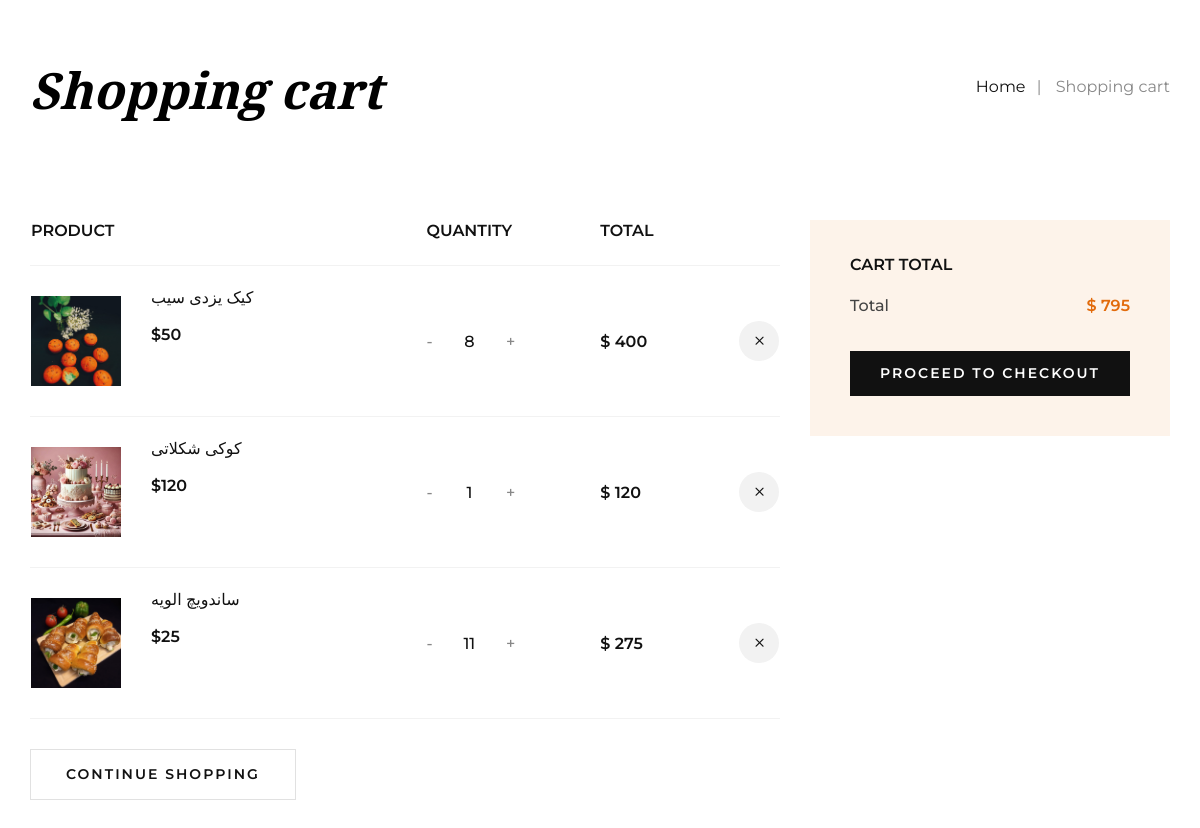
Page /cart-detail (signed in) on the earlier database version.
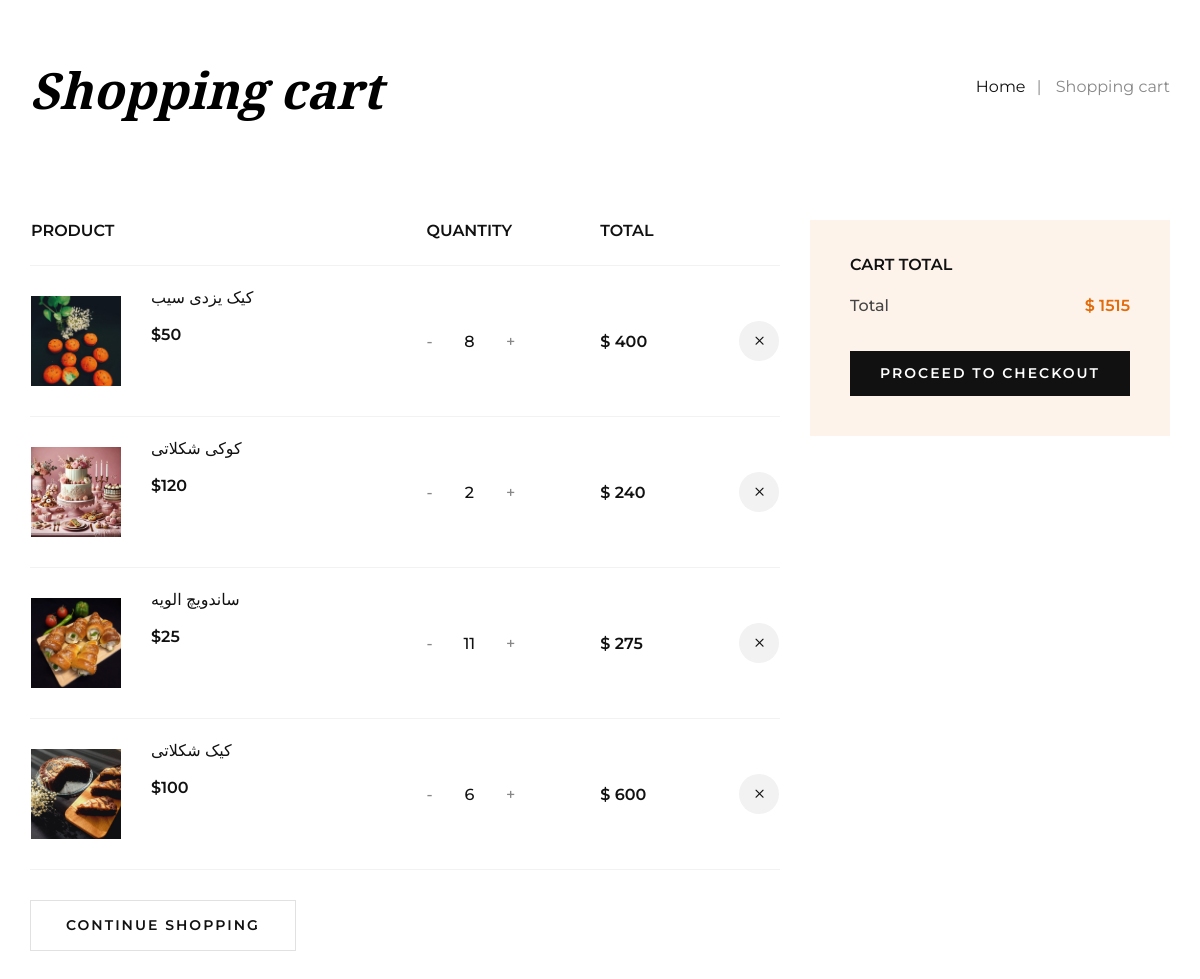
Same page on the later database version.
### order_module/models.py (models this page shows, shortened)
class OrderDetail(models.Model):
    order = models.ForeignKey(Order, on_delete=models.CASCADE)
    product = models.ForeignKey(Product, on_delete=models.CASCADE, verbose_name='محصول')
    final_price = models.IntegerField(null=True, blank=True, verbose_name='قیمت نهایی تکی محصول')
    count = models.IntegerField(verbose_name='تعداد')
    class Meta:
        verbose_name = 'cart shop detail'
        verbose_name_plural = 'cart shop details list'

### product_module/models.py (models this page shows, shortened)
class Product(models.Model):
    category = models.ManyToManyField(productCategory, verbose_name='دیته بندی')
    title = models.CharField(max_length=100, verbose_name='عنوان محصول', db_index=True)
    url_title = models.CharField(max_length=100, verbose_name='عنوان در url', db_index=True)
    price = models.IntegerField(verbose_name='قیمت محصول')
    image = models.ImageField(upload_to='images/products', verbose_name='تصویر اصلی')
    short_description = models.TextField(verbose_name='توضحات کوتاه محصول')
    description = models.TextField(verbose_name='توضیحات محصول')
    is_active = models.BooleanField(default=False, verbose_name='فعال')
    slug = models.SlugField(default="", db_index=True, unique=True, null=False, blank=True, max_length=400,
                            allow_unicode=True, verbose_name='slug')
    is_deleted = models.BooleanField(default=False, verbose_name='حذف')
    number = models.IntegerField(verbose_name='حداقل مقدار خرید', default=1, blank=True, null=True)
    class Meta:
        verbose_name = 'product'
        verbose_name_plural = "product's"

### order_module/views.py (the view)
# urls.py: path('cart-detail', views.cart_view, name='cart_detail'),
@login_required
def cart_view(request):
    current_order, created = Order.objects.prefetch_related('orderdetail_set').get_or_create(is_paid=False,
                                                                                             user=request.user)
    total_price = current_order.calculate_total()
    context = {
        'order': current_order,
        'total_price': total_price,
    }
    return render(request, 'order_module/cart_list.html', context)

### order_module/models.py (called while the page is built)
    def calculate_total(self):
        total_price = 0
        if self.is_paid:
            for product_detail in self.orderdetail_set.all():
                total_price += product_detail.final_price * product_detail.count
        else:
            for product_detail in self.orderdetail_set.all():
                total_price += product_detail.product.price * product_detail.count
        return total_price

### polls/templatetags/custom_filters.py (called while the page is built)
@register.simple_tag
def multiply(value, arg):
    return value * arg

### order_module/templates/order_module/cart_list.html (shortened to what this page needs)
{% extends 'shared/layout.html' %}
{% load custom_filters %}
{% block content %}
    <div id="order-detail-content">
        {% include 'cart_partials/cart_list_partials.html' %}
    </div>
{% endblock %}

### order_module/templates/cart_partials/cart_list_partials.html (shortened to what this page needs)
{% load custom_filters %}
    <div class="breadcrumb-option">
        <div class="container">
            <div class="row">
                <div class="col-lg-6 col-md-6 col-sm-6">
                    <div class="breadcrumb__text">
                        <h2>Shopping cart</h2>
                    </div>
                </div>
                <div class="col-lg-6 col-md-6 col-sm-6">
                    <div class="breadcrumb__links">
                        <a href="{% url 'home' %}">Home</a>
                        <span>Shopping cart</span>
                    </div>
                </div>
            </div>
        </div>
    </div>
    <section class="shopping-cart spad">
        <div class="container">
            <div class="row">
                <div class="col-lg-8">
                    <div class="shopping__cart__table">
                        <table>
                            <thead>
                            <tr>
                                <th>Product</th>
                                <th>Quantity</th>
                                <th>Total</th>
                                <th></th>
                            </tr>
                            </thead>
                            {% if order.orderdetail_set.all %}
                            <tbody>
                            {% for product in order.orderdetail_set.all %}
                            <tr>
                                <td class="product__cart__item">
                                    <div class="product__cart__item__pic">
                                        <img class="cart-image-size" src="{{ product.product.image.url }}"
                                             alt="">
                                    </div>
                                    <div class="product__cart__item__text">
                                        <h6>{{ product.product.title }}</h6>
                                        <h5>${{ product.product.price }}</h5>
                                    </div>
                                </td>
                                <td class="quantity__item">
                                    <div class="quantity">
                                        <div class="pro-qty">
                                            <input type="text" value="{{ product.count }}"
                                                   id="pro_qty_{{ product.id }}">
                                        </div>
                                    </div>
                                </td>
                                <td class="cart__price">
                                    $ {% multiply product.count product.product.price %}</td>
                                <td class="cart__close" onclick="removeProductCart({{ product.id }})"><span
                                        class="icon_close" id="product_id_bardar"></span></td>
                            </tr>
                            {% endfor %}
                            </tbody>
                            {% else %} <div class="alert alert-success"> <p>سبد خرید شما خالی است</p> </div>
                            {% endif %}
                        </table>
                    </div>
                    <div class="row">
                        <div class="col-lg-6 col-md-6 col-sm-6">
                            <div class="continue__btn">
                                <a href="{% url 'product-list' %}">Continue Shopping</a>
                            </div>
                        </div>
                        <div class="col-lg-6 col-md-6 col-sm-6">
                        </div>
                    </div>
                </div>
                <div class="col-lg-4">
                    <div class="cart__total">
                        <h6>Cart total</h6>
                        <ul>
                            <li>Total <span>$ {{ total_price }}</span></li>
                        </ul>
                        <a href="{% url 'check_address' %}" class="primary-btn">Proceed to checkout</a>
                    </div>
                </div>
            </div>
        </div>
    </section>

Differences in the rows shown:
changed OrderDetail "کوکی شکلاتی": count "1" → "2"; count+product "120" → "240"
added OrderDetail: product.image (picture), product "کیک شکلاتی", product.price "100", count "6", count+product "600"
Other differences:
{{ total_price }}: "795" → "1515"
